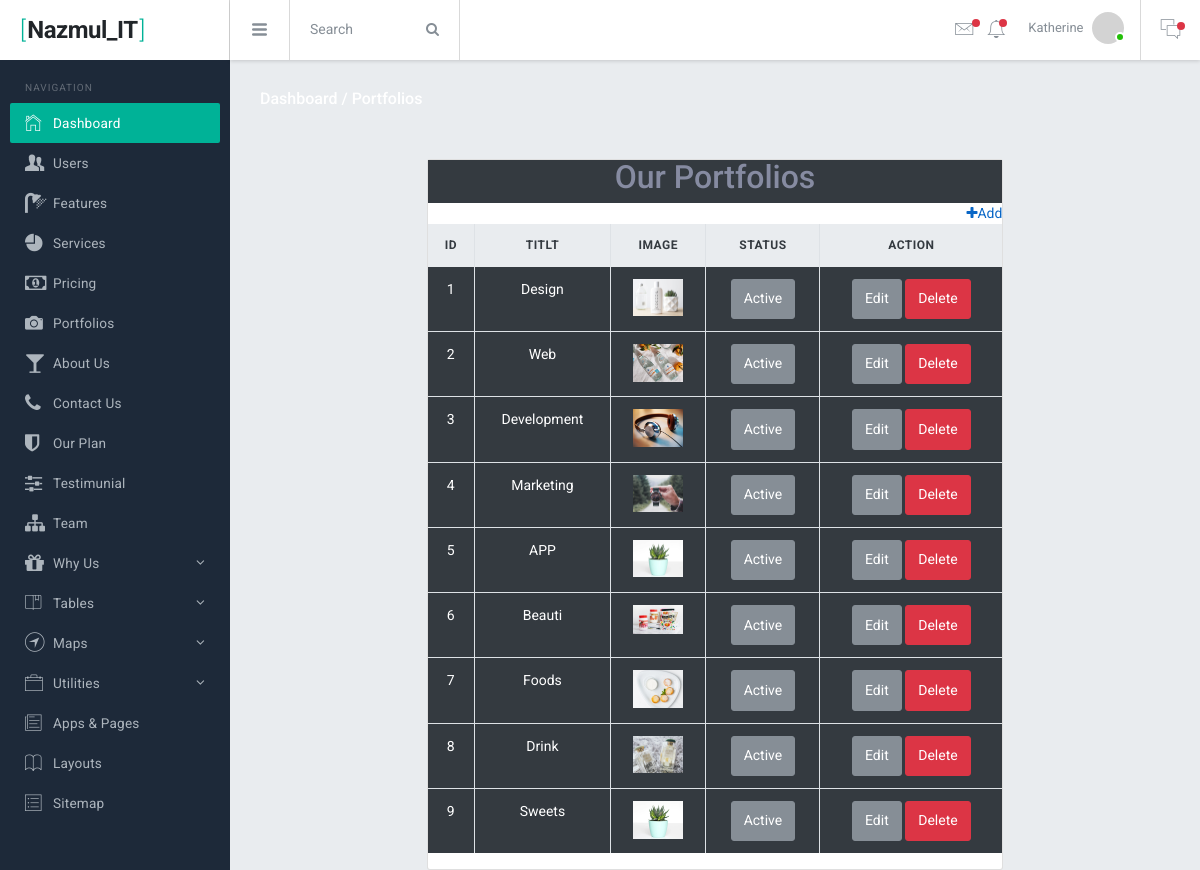
Page /Dashboard/portfolios.php (signed in) on the earlier database version.
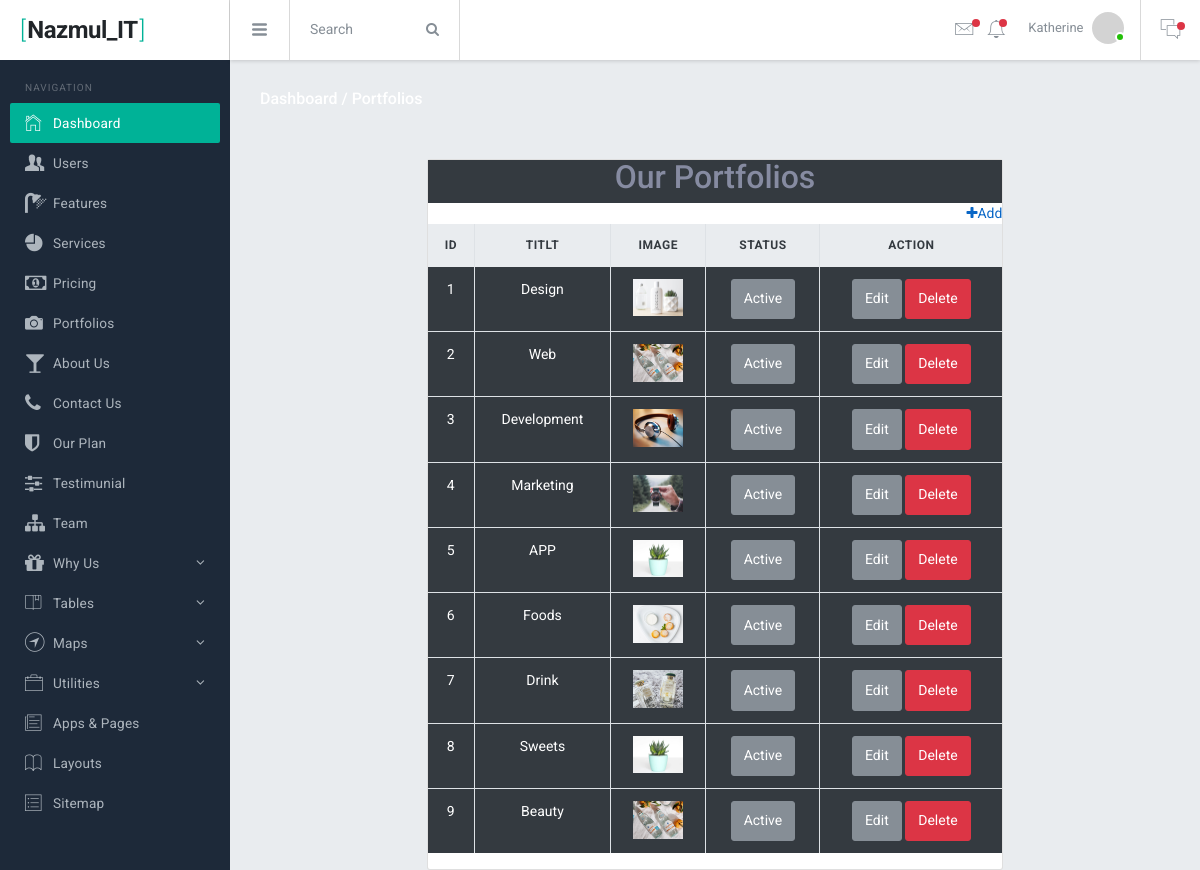
Same page on the later database version.
### tables this page shows
CREATE TABLE `portfolio` (
  `id` int(11) NOT NULL,
  `title` varchar(255) NOT NULL,
  `image` varchar(255) NOT NULL,
  `status` int(11) NOT NULL DEFAULT 1
);

### Dashboard/portfolios.php (the view, shortened to what this page needs)
<?php
  require_once'../db.php';
  $select="SELECT * FROM portfolio";
  $portfolio=mysqli_query($db, $select);
  include'include/header.php';
?>
<div class="br-mainpanel">
  <div class="pd-30">
    <h6 class="tx-gray-800 mg-b-5">
      <a class="tx-white" href="dashboard.php">Dashboard /</a>
      <a class="tx-white" href="#">Portfolios</a>
    </h6>
  </div>
  <div class="br-pagebody mg-t-5 pd-x-30">
    <div class="col-8 m-auto">
      <div class="card mt-sm-3">
        <table class="table table-bordered mt-30 text-center">
          <div class="text-center bg-dark">
            <h2>Our Portfolios</h2>
          </div>
            <a class="text-right" href="add-portfolio.php"><i class="fa fa-plus"></i>Add</a>
          <thead class="thead-light">
            <tr>
              <th class="text-center">ID</th>
              <th class="text-center">Titlt</th>
              <th class="text-center">Image</th>
              <th class="text-center">Status</th>
              <th class="text-center">Action</th>
            </tr>
          </thead>
          <tbody class="tx-white">
            <?php
              foreach ($portfolio as $key => $value) {
                ?>
              <tr>
                <td class="bg-dark"><?php echo ++$key?></td>
                <td class="bg-dark"><?php echo $value['title'];?></td>
                <td class="bg-dark">
                  <img width="50" src="../assets/portfolio/image/<?php echo $value['image'];?>">
                </td>
                <td class="bg-dark"><?php
                      if ($value['status']==1) {
                        ?>
                        <a href="status/port-status.php?p_id=<?php echo $value['id']?>" class="btn btn-secondary">Active</a>
                        <?php
                      }else{
                        ?>
                        <a href="status/port-status.php?p_id=<?php echo $value['id']?>" class="btn btn-danger">Deactive</a>
                        <?php
                      }
                    ?>
                <td class="bg-dark">
                  <?php
                    if ($value['status']==1) {
                      ?>
                        <a href="#?edit_id=<?php echo $value['id']?>" class="btn btn-secondary">Edit</a>
                        <a href="delete/p-delete.php?delete_id=<?php echo $value['id']?>" class="btn btn-danger">Delete</a>
                      <?php
                    }else{
                      ?>
                        <a class="btn btn-success">Not Allow</a>
                      <?php
                    }
                  ?>
                </td>
              </tr>
              <?php
              }
            ?>
          </tbody>
        </table>
      </div>
    </div>
  </div>
</div>
<?php include'include/footer.php'?>

Differences in the rows shown:
removed portfolio: title "Beauti", image (picture)
added portfolio: title "Beauty", image (picture)
